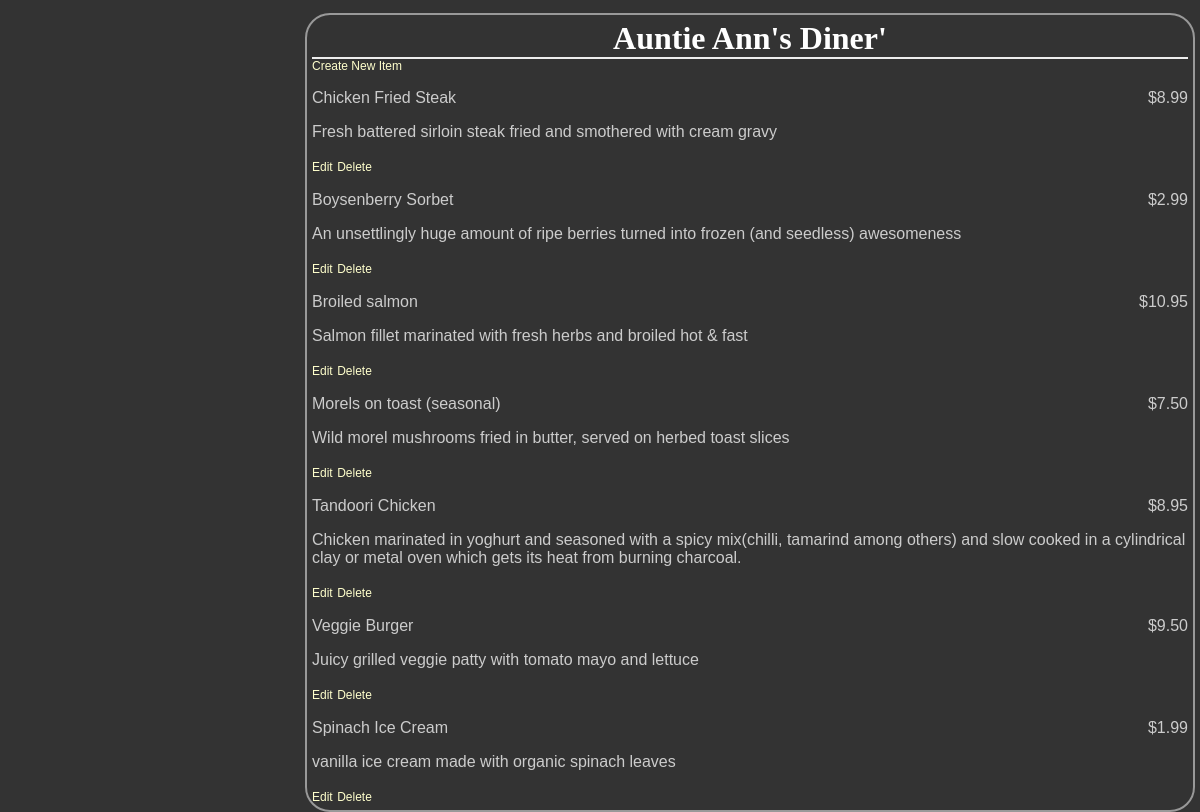
Before: /restaurants/8/ with the older database file.
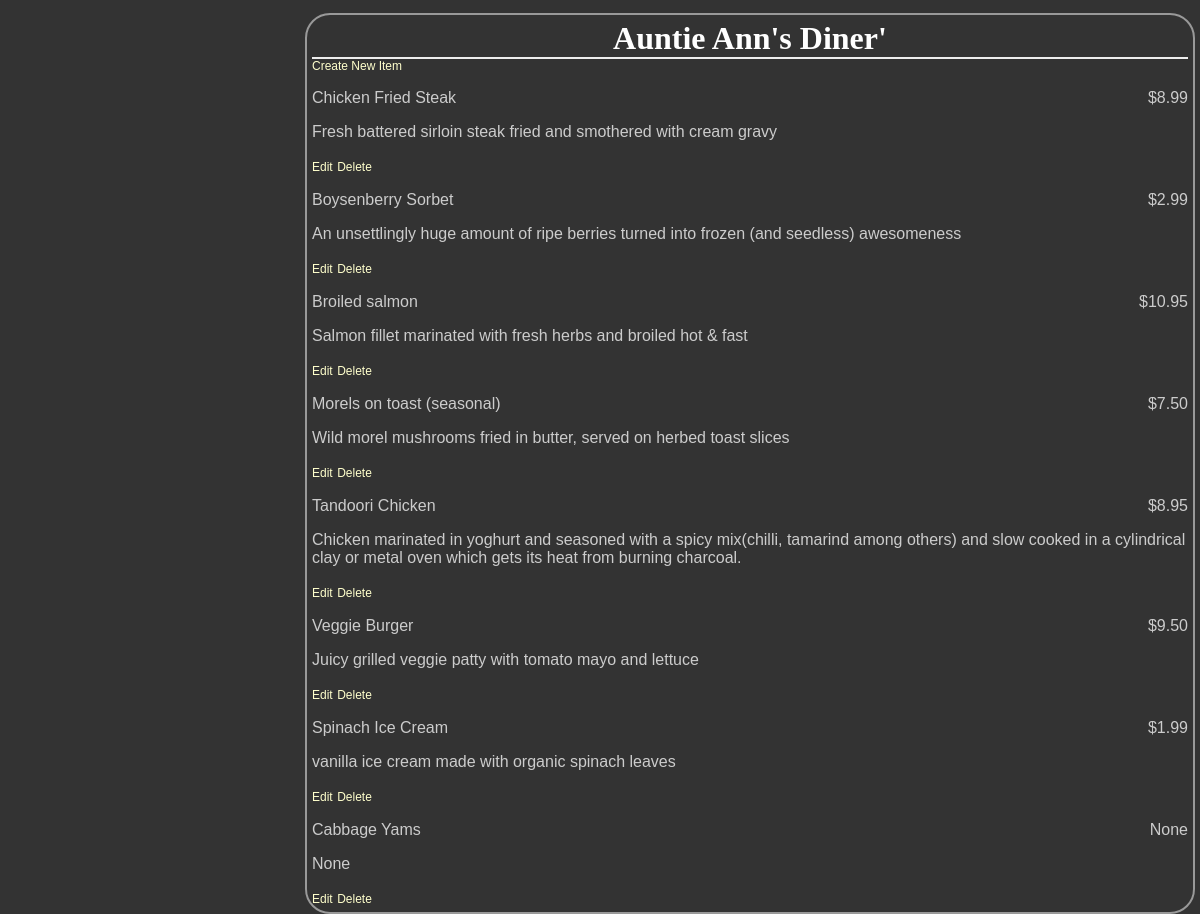
After: the same page with the newer database file.
### database_setup.py (models this page shows)
class MenuItem(Base):
    __tablename__ = 'menu_item'
    name = Column(String(80), nullable = False)
    id = Column(Integer, primary_key = True)
    course = Column(String(250))
    description = Column(String(250))
    price = Column(String(8))
    restaurant_id = Column(Integer, ForeignKey('restaurant.id'))
    restaurant = relationship(Restaurant)

### project.py (the view)
@app.route('/')
@app.route('/restaurants/<int:restaurant_id>/')
def restaurantMenu(restaurant_id):
    restaurant = session.query(Restaurant).filter_by(id=restaurant_id).one()
    items = session.query(MenuItem).filter_by(restaurant_id=restaurant.id)
    return render_template('menu.html', restaurant=restaurant, items=items)

### templates/menu.html (shortened to what this page needs)
<html>
<head>
	<link rel=stylesheet type=text/css href="{{ url_for('static', filename='styles.css') }}">
	</head>
	<body>
	<div class = 'pane'>
		<div class = 'header'>
		<h1>{{ restaurant.name }}</h1>
	</div>
	<a href = '{{url_for('newMenuItem', restaurant_id = restaurant.id) }}'>Create New Item</a>
		{% for i in items %}
    <div class = 'nameAndPrice'>
		<span class = 'name'><p>{{i.name}}</p></span>
		<span class = 'price'>
		<p>{{i.price}} </p>
	</span>
	</div>
	<div class = 'description'>
		<p>{{i.description}}</p>
	</div>
	<div class = "editdeletepane">
	<a href='{{url_for('editMenuItem',restaurant_id = restaurant.id, menu_id=i.id)}}' >Edit</a>
	<a href='{{url_for('deleteMenuItem', restaurant_id = restaurant.id, menu_id=i.id)}}' >
	Delete</a>
	</div>
		{% endfor %}
</div>
	</body>
</html>

Changed rows visible on the page:
added MenuItem: name "Cabbage Yams", price "None", description "None"
